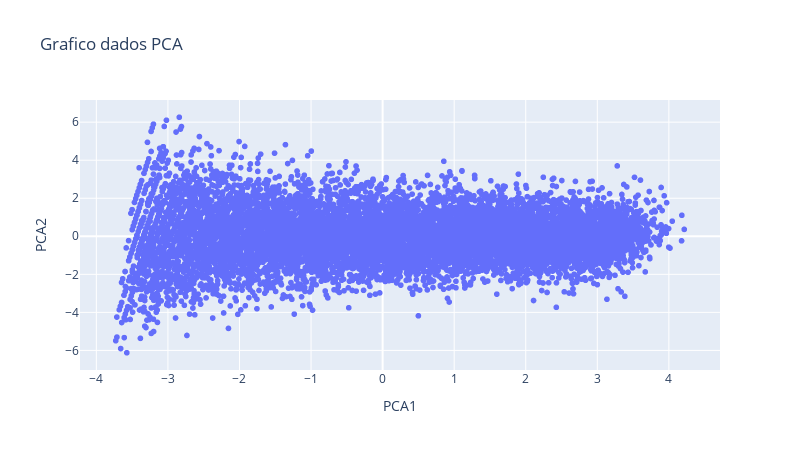

The notebook cell this image was saved under:
### Markdown cell above
##### PCA - REDUÇÃO DE DIMENSIONALIDADE

### Code cell
# PCA - REDUÇÃO DE DIMENSIONALIDADE
Base_cluster_pca = PCA(n_components=2).fit_transform(Base_cluster)

Base_cluster_pca = pd.DataFrame(Base_cluster_pca, columns=['PCA1','PCA2'])

fig = px.scatter(Base_cluster_pca, x="PCA1", y="PCA2", title='Grafico dados PCA')
fig.update_layout(width=800, height=450)
fig.show()

### Figure 1 — Plotly figure (JSON) as saved in the notebook; plotly's stock layout.template omitted (floating-point values rounded to 4 significant figures; data arrays with more than 128 entries replaced by an {"elided": "..."} marker saying what was removed)
{"data": [{"hovertemplate": "PCA1=%{x}<br>PCA2=%{y}<extra></extra>", "legendgroup": "", "marker": {"color": "#636efa", "symbol": "circle"}, "mode": "markers", "name": "", "showlegend": false, "type": "scattergl", "x": {"elided": "10000 float values"}, "xaxis": "x", "y": {"elided": "10000 float values"}, "yaxis": "y"}], "layout": {"height": 450, "legend": {"tracegroupgap": 0}, "title": {"text": "Grafico dados PCA"}, "width": 800, "xaxis": {"anchor": "y", "domain": [0, 1], "title": {"text": "PCA1"}}, "yaxis": {"anchor": "x", "domain": [0, 1], "title": {"text": "PCA2"}}}}
